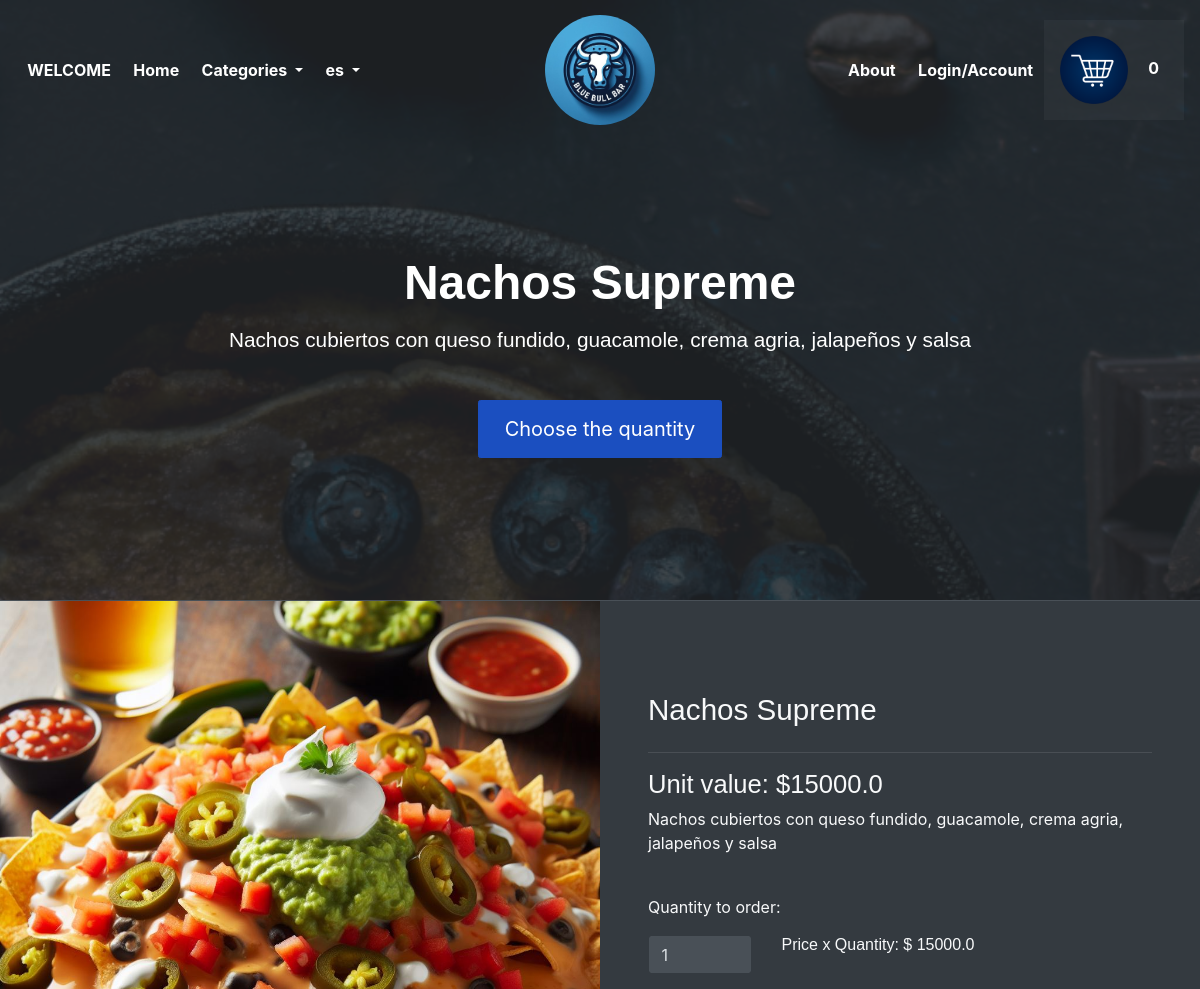
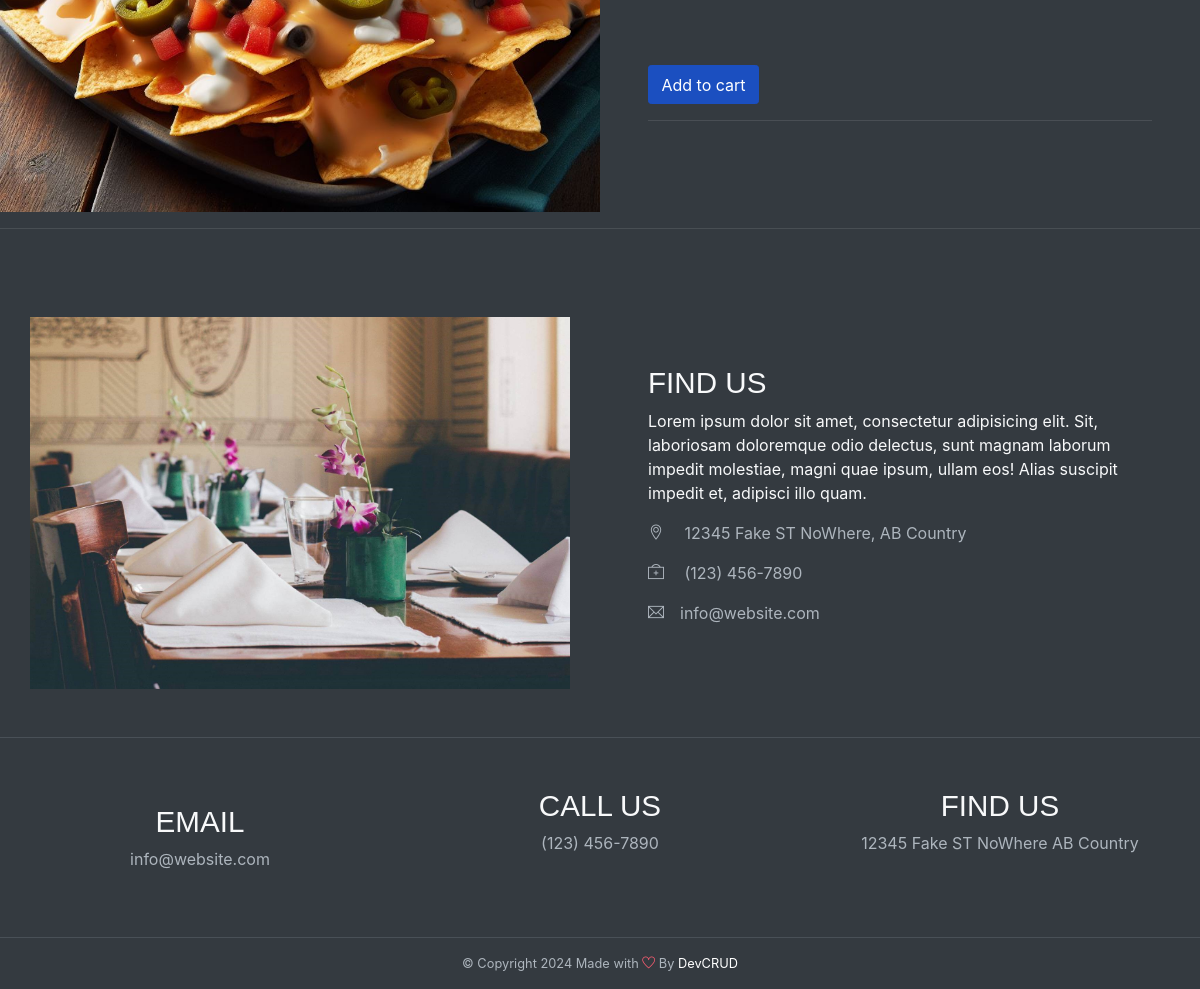
/detalles/1, run on the app's committed database (2 pictures, top to bottom).
### tables this page shows
CREATE TABLE Menu (
            id INTEGER PRIMARY KEY,
            nombre TEXT NOT NULL,
            descripcion TEXT,
            precio REAL NOT NULL,
            categoria TEXT NOT NULL,
            imagen TEXT NOT NULL
        );

### app/inicio/routes.py (the view)
@inicio_bp.route('/detalles/<id>')
def detalles(id):
    try:
        id=int(id)
        item_menu=obtener_por_id(id)
        print(item_menu)
        cart=obtener_carrito()
        usuario=None
        if 'email' in session:
            email_usuario=session['email']
            usuario=obtener_por_email(email_usuario)
        return render_template('detalles.html', usuario=usuario, item_menu=item_menu, total_items_cart=cart.total_items())
    except:
        abort(400)

### app/__init__.py (called while the page is built)
def get_locale():
    return session.get('language', request.accept_languages.best_match(app.config['LANGUAGES']))

### app/models/cart.py (called while the page is built)
    def total_items(self):
        total=0
        for item in self.items:
            total+=item.cantidad
        return total

    def to_dict(self):
        return {
            'items': [
                {
                    'item_id': item.item_id,
                    'cantidad': item.cantidad,
                    'precio_cantidad': item.precio_cantidad
                }
                for item in self.items
            ]
        }

### app/models/menu.py (called while the page is built)
    def __str__(self):
        return f"{self.id}:{self.nombre}"

### app/services/cart.py (called while the page is built)
def obtener_carrito():
    if 'cart' not in session:
        cart = Cart()
        session['cart'] = cart.to_dict()
    else:
        cart = Cart.from_dict(session['cart'])
    return cart

### app/services/menu_service.py (called while the page is built)
def obtener_por_id(id):
    db_path = current_app.config['DATABASE_URI'].replace('sqlite:///', '')
    conn = sqlite3.connect(db_path)
    cursor = conn.cursor()
    cursor.execute("SELECT * FROM Menu WHERE id = ?", (id,))
    row = cursor.fetchone()
    if row:
        item = MenuItem(*row)
    else:
        item = None
    conn.close()
    return item

### app/inicio/templates/detalles.html (shortened to what this page needs)
{% extends "base.html"%}
{% block content %}
<header id="home" class="header">
    <div class="overlay text-white text-center">
        <br><br><br><br>
        <h1 class=" font-weight-bold my-3">{{item_menu.nombre}}</h1>
        <h5 class="mb-5">{{item_menu.descripcion}}</h5>
        <a class="btn btn-lg btn-primary" href="#cart">{{_('Choose the quantity')}}</a>
    </div>
</header>
<div id="cart" class="container-fluid bg-dark text-light border-top wow fadeIn">
    <div class="row">
        <div class="col-md-6 px-0">
            {% if item_menu.imagen.startswith('http') %}
            <img src="{{ item_menu.imagen }}" alt="template by DevCRID http://www.devcrud.com/"
                class="rounded-0 card-img-top mg-responsive">
            {% else %}
            <img src="{{ url_for('static', filename='img/menu/' + item_menu.imagen) }}"
                alt="template by DevCRID http://www.devcrud.com/" class="rounded-0 card-img-top mg-responsive">
            {% endif %}
        </div>
        <div class="col-md-6 px-5 has-height-lg middle-items mt-3">
            <h3>{{item_menu.nombre}}</h3>
            <hr>
            <h4>{{_('Unit value')}}: ${{item_menu.precio}}</h4>
            <p>{{item_menu.descripcion}}</p>
            <br>
            <form action="{{ url_for('cart.agregar_item',id_item=item_menu.id)}}" method="post">
                <label for="cantidad">{{_('Quantity to order')}}:</label>
                <div class="row">
                    <div class="col-sm-6 col-md-3 col-xs-12 my-2">
                        <input type="number" id="cantidad" name="cantidad" value="1" min="1" max="" class="form-control"
                            oninput="actualizar_precio()">
                    </div>
                    <div class="col-sm-6 col-md-6 col-xs-6 my-2">
                        <h6>{{('Price x Quantity')}}: $ <span id="precio_total">{{item_menu.precio}}</span></h6>
                    </div>
                </div>
                <br>
                <input type="number" id="precio" hidden name="precio" value="{{item_menu.precio}}"><br>
                    value="{{item_menu.precio}}"><br>
                <button id="agregar" type="submit" class="btn btn-primary">{{_('Add to cart')}}</button>
            </form>
            <hr>
        </div>
    </div>
</div>
<hr>
{% endblock %}

### data on the page
Menu: nombre "Nachos Supreme", descripcion "Nachos cubiertos con queso fundido, guacamole, crema agria, jalapeños y salsa", imagen (picture), precio "15000.0"

### other printed values
{{ total_items_cart }} "0"
{{ ('Price x Quantity') }} "Price x Quantity"
